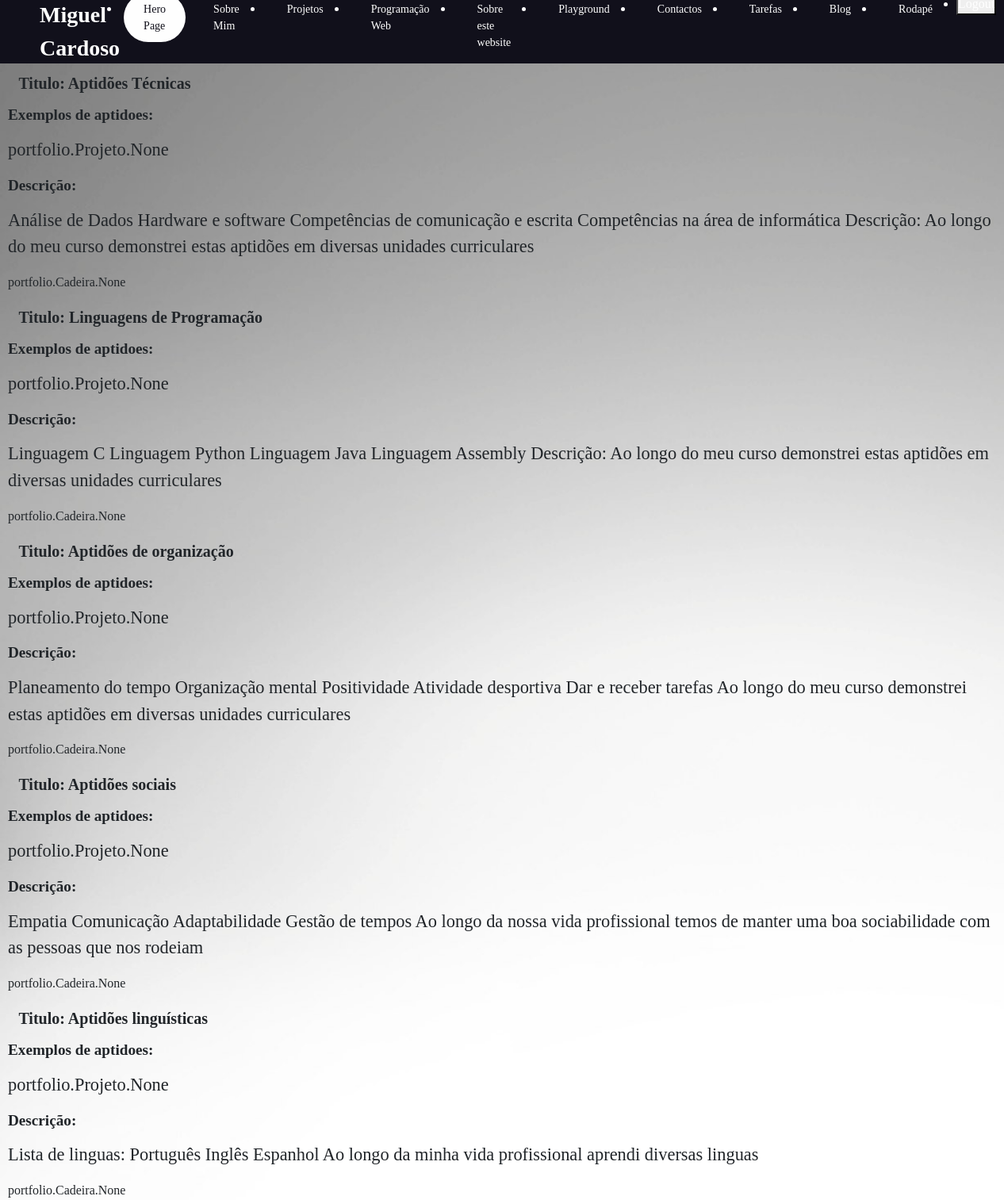
Screenshot of /aptidoesCompetencias with the database file from the repository.
### portfolio/models.py (models this page shows, shortened)
class AptidoesCompetencias(models.Model):
    titulo = models.CharField(max_length=50)
    descricao = models.TextField(max_length=700)
    listaProjetos = models.ManyToManyField(Projeto, related_name='aptidoesCompetencias')
    listaDisciplinas = models.ManyToManyField(Cadeira, related_name='aptidoesCompetencias')

### portfolio/views.py (the view)
# urls.py: path('aptidoesCompetencias', views.aptidoesCompetencias_view, name='aptidoesCompetencias'),
def aptidoesCompetencias_view(request):
    aptidoesCompetencias = AptidoesCompetencias.objects.all()
    context = {
        'aptidoesCompetencias': aptidoesCompetencias,
    }
    return render(request, 'portfolio/aptidoesCompetencias.html', context)

### portfolio/templates/portfolio/aptidoesCompetencias.html
{% extends 'portfolio/layout.html' %}
{% block main %}
{% for aptidao in aptidoesCompetencias %}
<div class="aptidoes">
    <h1>Titulo: {{ aptidao.titulo }}</h1>
    <h2>Exemplos de aptidoes:</h2>
    <p>{{ aptidao.listaProjetos }}</p>
    <h2>Descrição:</h2>
    <p>{{ aptidao.descricao }}</p>
    {{ aptidao.listaDisciplinas}}
</div>
{% endfor %}
{% load static %}
<link rel="stylesheet" href="{% static 'portfolio/css/aptidoesCompetencias.css' %}">
{% endblock %}

### portfolio/static/portfolio/css/styles.css (style rules this page uses)
* { box-sizing: border-box; margin: 0; padding: 0; font-family: 'Libre Baskerville', serif; padding: 0; }
@media all and (max-width: 1320px) { h1 { font-size: 0.8rem; } }
@media all and (max-width: 1320px) { h2 { font-size: 0.5rem; } }
@media all and (max-width: 1320px) { p { font-size: 1.4rem; } }
h1 { display: block; font-size: 1.25em; margin-top: 0.67em; margin-bottom: 0.67em; margin-left: 0.67em; margin-right: 0; font-weight: bold; }
h2 { display: block; font-size: 1.2em; margin-top: 0.83em; margin-bottom: 0.83em; margin-left: 0; margin-right: 0; font-weight: bold; }

### portfolio/static/portfolio/css/aptidoesCompetencias.css (style rules this page uses)
.aptidoes { margin-top: 10px; margin-bottom: 20px; margin-left: 10px; list-style: none; padding: 0; }

### rows the page displays
AptidoesCompetencias: titulo "Aptidões Técnicas", listaProjetos "portfolio.Projeto.None", descricao "Análise de Dados Hardware e software Competências de comunicação e escrita Competências na área de informática Descrição: Ao longo do meu curso demonstrei estas aptidões em diversas unidades curriculares", listaDisciplinas "portfolio.Cadeira.None"
AptidoesCompetencias: titulo "Linguagens de Programação", listaProjetos "portfolio.Projeto.None", descricao "Linguagem C Linguagem Python Linguagem Java Linguagem Assembly Descrição: Ao longo do meu curso demonstrei estas aptidões em diversas unidades curriculares", listaDisciplinas "portfolio.Cadeira.None"
AptidoesCompetencias: titulo "Aptidões de organização", listaProjetos "portfolio.Projeto.None", descricao "Planeamento do tempo Organização mental Positividade Atividade desportiva Dar e receber tarefas Ao longo do meu curso demonstrei estas aptidões em diversas unidades curriculares", listaDisciplinas "portfolio.Cadeira.None"
AptidoesCompetencias: titulo "Aptidões sociais", listaProjetos "portfolio.Projeto.None", descricao "Empatia Comunicação Adaptabilidade Gestão de tempos Ao longo da nossa vida profissional temos de manter uma boa sociabilidade com as pessoas que nos rodeiam", listaDisciplinas "portfolio.Cadeira.None"
AptidoesCompetencias: titulo "Aptidões linguísticas", listaProjetos "portfolio.Projeto.None", descricao "Lista de linguas: Português Inglês Espanhol Ao longo da minha vida profissional aprendi diversas linguas", listaDisciplinas "portfolio.Cadeira.None"
